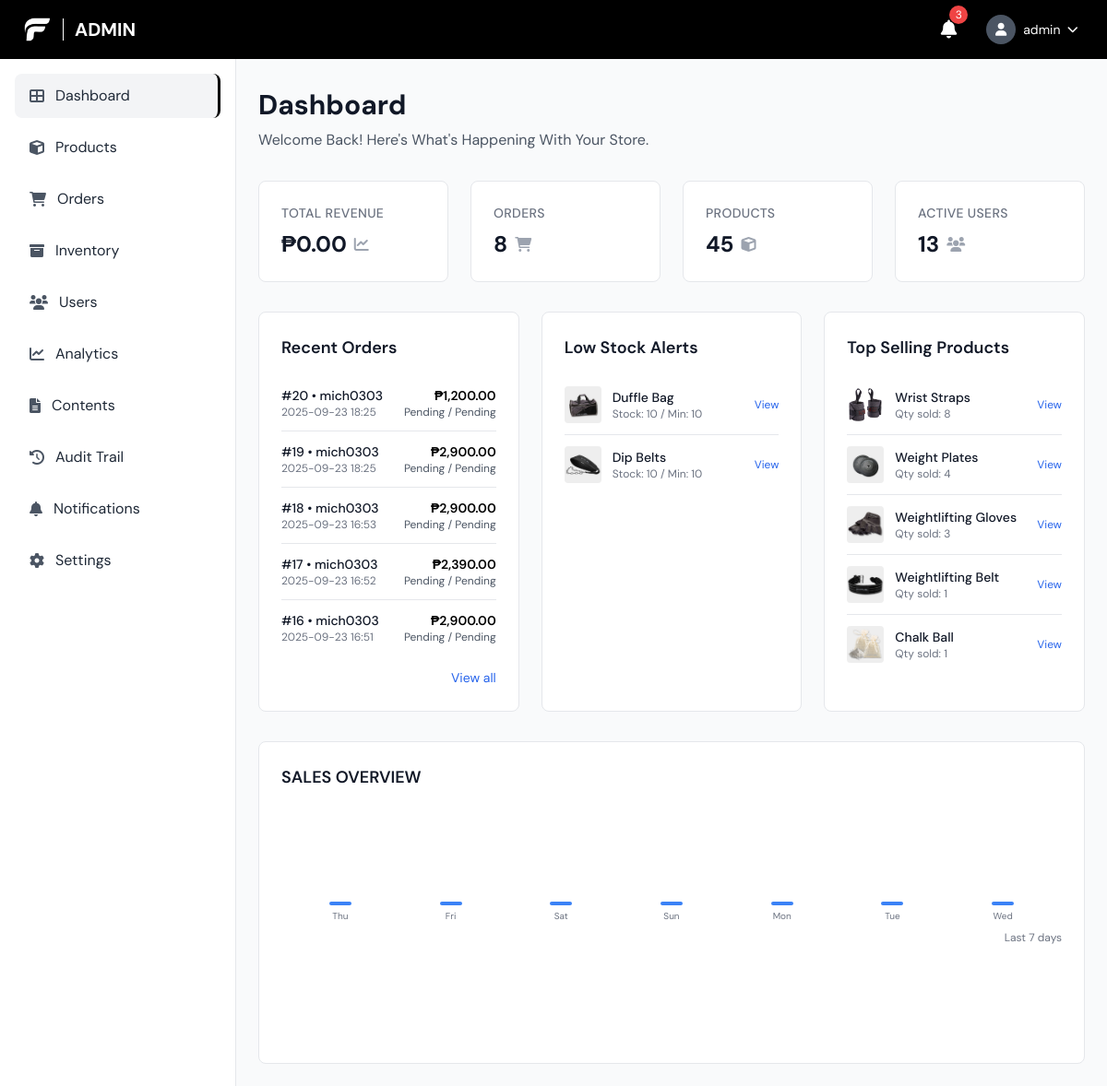
The page /admin/dashboard.php (signed in) on the database its author committed.
### tables this page shows
CREATE TABLE `orders` (
  `order_id` bigint(20) UNSIGNED NOT NULL,
  `custom_order_id` varchar(20) DEFAULT NULL,
  `user_id` bigint(20) UNSIGNED NOT NULL,
  `status` enum('pending','processing','shipped','delivered','cancelled','returned','refunded') NOT NULL DEFAULT 'pending',
  `payment_method` varchar(50) DEFAULT NULL,
  `payment_status` enum('pending','paid','refunded','failed') NOT NULL DEFAULT 'pending',
  `shipping_address` text DEFAULT NULL,
  `total_amount` decimal(10,2) NOT NULL DEFAULT 0.00,
  `estimated_delivery_date` date DEFAULT NULL,
  `return_reason` text DEFAULT NULL,
  `refund_amount` decimal(10,2) DEFAULT NULL,
  `stock_deducted` tinyint(1) NOT NULL DEFAULT 0,
  `created_at` timestamp NOT NULL DEFAULT current_timestamp(),
  `updated_at` timestamp NOT NULL DEFAULT current_timestamp() ON UPDATE current_timestamp()
);

CREATE TABLE `users` (
  `user_id` bigint(20) UNSIGNED NOT NULL,
  `username` varchar(100) NOT NULL,
  `email` varchar(150) NOT NULL,
  `phone` varchar(20) DEFAULT NULL,
  `date_of_birth` date DEFAULT NULL,
  `password_hash` varchar(255) DEFAULT NULL,
  `google_id` varchar(255) DEFAULT NULL,
  `role` enum('admin','manager','staff','customer') NOT NULL DEFAULT 'customer',
  `status` enum('active','inactive','suspended') NOT NULL DEFAULT 'active',
  `created_at` timestamp NOT NULL DEFAULT current_timestamp(),
  `updated_at` timestamp NOT NULL DEFAULT current_timestamp() ON UPDATE current_timestamp(),
  `last_login` timestamp NULL DEFAULT NULL,
  `first_name` varchar(100) DEFAULT NULL,
  `last_name` varchar(100) DEFAULT NULL,
  `profile_picture` varchar(255) DEFAULT NULL
);

CREATE TABLE `products` (
  `product_id` bigint(20) UNSIGNED NOT NULL,
  `name` varchar(150) NOT NULL,
  `description` text DEFAULT NULL,
  `price` decimal(10,2) NOT NULL,
  `category_id` bigint(20) UNSIGNED DEFAULT NULL,
  `subcategory_id` bigint(20) UNSIGNED DEFAULT NULL,
  `images` longtext DEFAULT NULL CHECK (json_valid(`images`)),
  `stock_quantity` int(11) NOT NULL DEFAULT 0,
  `status` enum('active','inactive') NOT NULL DEFAULT 'active',
  `is_popular` tinyint(1) NOT NULL DEFAULT 0,
  `is_best_seller` tinyint(1) NOT NULL DEFAULT 0,
  `sale_percentage` int(11) DEFAULT 0,
  `created_at` timestamp NOT NULL DEFAULT current_timestamp(),
  `updated_at` timestamp NOT NULL DEFAULT current_timestamp() ON UPDATE current_timestamp(),
  `min_stock_level` int(11) NOT NULL DEFAULT 10
);

### admin/dashboard.php (the view, shortened to what the rows shown need)
<?php
$pdo = getDBConnection();
$recentOrdersStmt = $pdo->query("SELECT o.order_id, o.total_amount, o.status, o.payment_status, o.created_at, u.username
    FROM orders o JOIN users u ON u.user_id = o.user_id
    ORDER BY o.created_at DESC LIMIT 5");
$recentOrders = $recentOrdersStmt->fetchAll();
$lowStockStmt = $pdo->query("SELECT product_id, name, stock_quantity, min_stock_level, images FROM products WHERE stock_quantity <= min_stock_level AND status = 'active' ORDER BY stock_quantity ASC LIMIT 5");
$lowStockItems = $lowStockStmt->fetchAll();
$topSellingStmt = $pdo->query("SELECT p.product_id, p.name, p.images, SUM(oi.quantity) AS qty
    FROM order_items oi JOIN products p ON p.product_id = oi.product_id
    GROUP BY p.product_id, p.name, p.images
    ORDER BY qty DESC
    LIMIT 5");
$topSelling = $topSellingStmt->fetchAll();
?>
<!DOCTYPE html>
<html lang="en">
<head>
    <script src="https://cdn.tailwindcss.com"></script>
    <link href="https://cdnjs.cloudflare.com/ajax/libs/font-awesome/6.0.0/css/all.min.css" rel="stylesheet">
    <link rel="stylesheet" href="../css/style.css">
</head>
<body class="font-body bg-gray-50">
    <header class="bg-black text-white fixed top-0 left-0 right-0 z-50 h-16 flex items-center justify-between px-6">
        <div class="flex items-center space-x-3">
            <h1 class="text-xl font-bold uppercase">Admin</h1>
        </div>
    </header>
    <main class="ml-64 pt-16 pb-6 px-6 pt-24">
        <div class="mb-8">
            <h1 class="text-3xl font-bold text-gray-900 mb-2">Dashboard</h1>
        </div>
        <div class="grid grid-cols-1 lg:grid-cols-3 gap-6 mb-8">
            <div class="bg-white rounded-lg border border-gray-200 p-6">
                <?php if (empty($recentOrders)): ?>
                <div class="text-center py-8 text-gray-500"><i class="fas fa-shopping-cart text-4xl mb-4"></i><p>No recent orders</p></div>
                <?php else: ?>
                <ul class="divide-y">
                    <?php foreach ($recentOrders as $ro): ?>
                    <li class="py-3 flex items-center justify-between">
                        <div>
                            <div class="text-sm font-medium text-gray-900">#<?php echo (int)$ro['order_id']; ?> • <?php echo htmlspecialchars($ro['username']); ?></div>
                            <div class="text-xs text-gray-500"><?php echo htmlspecialchars(date('Y-m-d H:i', strtotime($ro['created_at']))); ?></div>
                        </div>
                        <div class="text-right">
                            <div class="text-sm font-semibold">₱<?php echo number_format((float)$ro['total_amount'], 2); ?></div>
                            <div class="text-xs text-gray-600"><?php echo ucfirst($ro['status']); ?> / <?php echo ucfirst($ro['payment_status']); ?></div>
                        </div>
                    </li>
                    <?php endforeach; ?>
                </ul>
                <?php endif; ?>
            </div>
            <div class="bg-white rounded-lg border border-gray-200 p-6">
                <?php if (empty($lowStockItems)): ?>
                <div class="text-center py-8 text-gray-500"><i class="fas fa-exclamation-triangle text-4xl mb-4"></i><p>No low stock items</p></div>
                <?php else: ?>
                <ul class="divide-y">
                    <?php foreach ($lowStockItems as $it): ?>
                    <?php $imgs = json_decode($it['images'] ?: '[]', true); $img = !empty($imgs) ? '../' . $imgs[0] : null; ?>
                    <li class="py-3 flex items-center justify-between">
                        <div class="flex items-center">
                            <?php if ($img): ?><img src="<?php echo htmlspecialchars($img); ?>" class="w-10 h-10 rounded object-cover mr-3"><?php else: ?><div class="w-10 h-10 bg-gray-200 rounded mr-3 flex items-center justify-center"><i class="fas fa-cube text-gray-500"></i></div><?php endif; ?>
                            <div>
                                <div class="text-sm font-medium text-gray-900"><?php echo htmlspecialchars($it['name']); ?></div>
                                <div class="text-xs text-gray-500">Stock: <?php echo (int)$it['stock_quantity']; ?> / Min: <?php echo (int)$it['min_stock_level']; ?></div>
                            </div>
                        </div>
                        <a href="product.php?search=<?php echo urlencode($it['name']); ?>" class="text-xs text-blue-600 hover:underline">View</a>
                    </li>
                    <?php endforeach; ?>
                </ul>
                <?php endif; ?>
            </div>
            <div class="bg-white rounded-lg border border-gray-200 p-6">
                <?php if (empty($topSelling)): ?>
                <div class="text-center py-8 text-gray-500"><i class="fas fa-trophy text-4xl mb-4"></i><p>No sales data available</p></div>
                <?php else: ?>
                <ul class="divide-y">
                    <?php foreach ($topSelling as $tp): ?>
                    <?php $imgs = json_decode($tp['images'] ?: '[]', true); $img = !empty($imgs) ? '../' . $imgs[0] : null; ?>
                    <li class="py-3 flex items-center justify-between">
                        <div class="flex items-center">
                            <?php if ($img): ?><img src="<?php echo htmlspecialchars($img); ?>" class="w-10 h-10 rounded object-cover mr-3"><?php else: ?><div class="w-10 h-10 bg-gray-200 rounded mr-3 flex items-center justify-center"><i class="fas fa-cube text-gray-500"></i></div><?php endif; ?>
                            <div>
                                <div class="text-sm font-medium text-gray-900"><?php echo htmlspecialchars($tp['name']); ?></div>
                                <div class="text-xs text-gray-500">Qty sold: <?php echo (int)$tp['qty']; ?></div>
                            </div>
                        </div>
                        <a href="product.php?search=<?php echo urlencode($tp['name']); ?>" class="text-xs text-blue-600 hover:underline">View</a>
                    </li>
                    <?php endforeach; ?>
                </ul>
                <?php endif; ?>
            </div>
        </div>
    </main>
</body>
</html>

### rows shown on the page
orders: order_id "20", user.username "mich0303", created_at "2025-09-23 18:25", total_amount "1,200.00", status "Pending", payment_status "Pending"
orders: order_id "19", user.username "mich0303", created_at "2025-09-23 18:25", total_amount "2,900.00", status "Pending", payment_status "Pending"
orders: order_id "18", user.username "mich0303", created_at "2025-09-23 16:53", total_amount "2,900.00", status "Pending", payment_status "Pending"
orders: order_id "17", user.username "mich0303", created_at "2025-09-23 16:52", total_amount "2,390.00", status "Pending", payment_status "Pending"
orders: order_id "16", user.username "mich0303", created_at "2025-09-23 16:51", total_amount "2,900.00", status "Pending", payment_status "Pending"
products: shows a picture, name "Duffle Bag", stock_quantity "10", min_stock_level "10"
products: shows a picture, name "Dip Belts", stock_quantity "10", min_stock_level "10"
products: shows a picture, name "Wrist Straps", qty "8"
products: shows a picture, name "Weight Plates", qty "4"
products: shows a picture, name "Weightlifting Gloves", qty "3"
products: shows a picture, name "Weightlifting Belt", qty "1"
products: shows a picture, name "Chalk Ball", qty "1"

### other values the page prints
$_SESSION['username'] "admin"
$totalRevenue "0.00"
$ordersCount "8"
$productsCount "45"
$activeUsersCount "13"
date('D', strtotime($day['date'])) "Thu"
date('D', strtotime($day['date'])) "Fri"
date('D', strtotime($day['date'])) "Sat"
date('D', strtotime($day['date'])) "Sun"
date('D', strtotime($day['date'])) "Mon"
date('D', strtotime($day['date'])) "Tue"
date('D', strtotime($day['date'])) "Wed"
